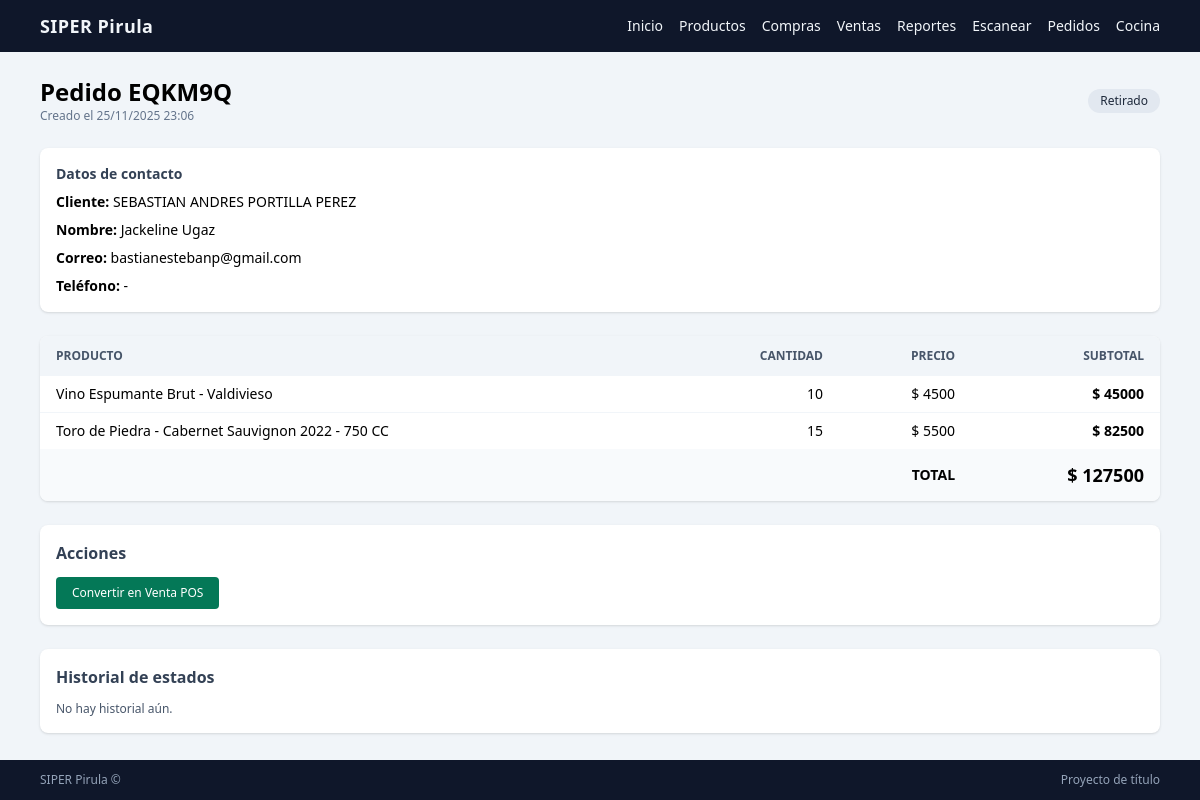
The page /pedidos/9/ (signed in) on the database its author committed.
### pedidos/models.py (models this page shows, shortened)
class Pedido(models.Model):
    EST_RECIBIDO = "RECIBIDO"
    EST_PREPARANDO = "PREPARANDO"
    EST_LISTO = "LISTO"
    EST_RETIRADO = "RETIRADO"
    EST_CANCELADO = "CANCELADO"
    EST_NO_RETIRA = "NO_RETIRA"
    ESTADO_CHOICES = [
        (EST_RECIBIDO, "Recibido"),
        (EST_PREPARANDO, "Preparando"),
        (EST_LISTO, "Listo para retiro"),
        (EST_RETIRADO, "Retirado"),
        (EST_CANCELADO, "Cancelado"),
        (EST_NO_RETIRA, "No retira"),
    ]
    negocio = models.ForeignKey(
        Negocio,
        on_delete=models.PROTECT,
        related_name="pedidos",
    )
    cliente = models.ForeignKey(
        Cliente,
        on_delete=models.SET_NULL,
        null=True,
        blank=True,
        related_name="pedidos",
    )
    codigo = models.CharField(
        max_length=16,
        unique=True,
        help_text="Código corto para mostrar al cliente (ej: ABC123).",
    )
    fecha = models.DateTimeField(auto_now_add=True)
    estado = models.CharField(
        max_length=20,
        choices=ESTADO_CHOICES,
        default=EST_RECIBIDO,
    )
    nombre = models.CharField(max_length=120, blank=True, null=True)
    correo = models.EmailField(blank=True, null=True)
    telefono = models.CharField(max_length=40, blank=True, null=True)
    total_monto = models.PositiveIntegerField(default=0)
    class Meta:
        db_table = "pedido"
        ordering = ["-fecha"]
    @property
    def total(self) -> int:
        return sum(item.subtotal for item in self.items.all())

class Cliente(models.Model):
    negocio = models.ForeignKey(
        Negocio,
        on_delete=models.PROTECT,
        related_name="clientes",
    )
    nombre = models.CharField(max_length=120)
    correo = models.EmailField(blank=True, null=True)
    telefono = models.CharField(max_length=40, blank=True, null=True)
    activo = models.BooleanField(default=True)
    class Meta:
        db_table = "cliente"
        ordering = ["nombre"]

class PedidoItem(models.Model):
    pedido = models.ForeignKey(
        Pedido,
        on_delete=models.CASCADE,
        related_name="items",
    )
    producto = models.ForeignKey(
        Producto,
        on_delete=models.PROTECT,
        related_name="pedido_items",
    )
    cantidad = models.PositiveIntegerField()
    precio = models.PositiveIntegerField(
        help_text="Precio unitario en pesos chilenos.",
    )
    class Meta:
        db_table = "pedido_item"
    @property
    def subtotal(self) -> int:
        return self.cantidad * self.precio

### inventario/models.py (models this page shows, shortened)
class Producto(models.Model):
    negocio = models.ForeignKey(Negocio, on_delete=models.PROTECT)
    sku = models.CharField(max_length=40, blank=True, null=True)
    ean = models.CharField("Código de barras", max_length=40, unique=True)
    nombre = models.CharField(max_length=120)
    categoria = models.ForeignKey(Categoria, on_delete=models.PROTECT)
    precio = models.PositiveIntegerField(default=0, help_text="Precio de venta en pesos chilenos")
    costo = models.PositiveIntegerField(default=0, help_text="Costo en pesos chilenos")
    stock_min = models.IntegerField(default=0)
    ubicacion = models.CharField(max_length=60, blank=True, null=True)
    activo = models.BooleanField(default=True)
    imagen = models.ImageField(
        upload_to="productos/",
        blank=True,
        null=True,
    )
    class Meta:
        db_table = "producto"

### pedidos/views.py (the view)
# urls.py: path("<int:pk>/", views.PedidoDetalleView.as_view(), name="pedido_detalle"),
class PedidoDetalleView(LoginRequiredMixin, DetailView):
    model = Pedido
    template_name = "pedidos/pedido_detalle.html"
    context_object_name = "pedido"
    def get_queryset(self):
        negocio = self.request.user.perfilusuario.negocio
        return Pedido.objects.filter(negocio=negocio)

### templates/pedidos/pedido_detalle.html (shortened to what this page needs)
{% extends "core/base.html" %}
{% block content %}
<div class="space-y-6">
    <div class="flex justify-between items-center">
        <div>
            <h1 class="text-2xl font-bold">Pedido {{ pedido.codigo }}</h1>
            <p class="text-xs text-slate-500">
                Creado el {{ pedido.fecha|date:"d/m/Y H:i" }}
            </p>
        </div>
        <div>
            <span class="inline-flex px-3 py-1 text-xs rounded-full bg-slate-200 text-slate-800">
                {{ pedido.get_estado_display }}
            </span>
        </div>
    </div>
    <section class="bg-white rounded-lg shadow p-4 space-y-2 text-sm">
        <h2 class="font-semibold text-slate-700">Datos de contacto</h2>
        <div><strong>Cliente:</strong> {{ pedido.cliente.nombre|default:"-" }}</div>
        <div><strong>Nombre:</strong> {{ pedido.nombre|default:"-" }}</div>
        <div><strong>Correo:</strong> {{ pedido.correo|default:"-" }}</div>
        <div><strong>Teléfono:</strong> {{ pedido.telefono|default:"-" }}</div>
    </section>
    <section class="bg-white rounded-lg shadow overflow-hidden">
        <table class="min-w-full text-sm">
            <thead class="bg-slate-100 text-xs uppercase text-slate-600">
                <tr>
                    <th class="px-4 py-3 text-left">Producto</th>
                    <th class="px-4 py-3 text-right">Cantidad</th>
                    <th class="px-4 py-3 text-right">Precio</th>
                    <th class="px-4 py-3 text-right">Subtotal</th>
                </tr>
            </thead>
            <tbody class="divide-y divide-slate-100">
                {% for item in pedido.items.all %}
                <tr>
                    <td class="px-4 py-2">{{ item.producto.nombre }}</td>
                    <td class="px-4 py-2 text-right">{{ item.cantidad }}</td>
                    <td class="px-4 py-2 text-right">$ {{ item.precio|floatformat:0 }}</td>
                    <td class="px-4 py-2 text-right font-semibold">
                        $ {{ item.subtotal|floatformat:0 }}
                    </td>
                </tr>
                {% endfor %}
            </tbody>
            <tfoot class="bg-slate-50">
                <tr>
                    <td colspan="3" class="px-4 py-3 text-right font-semibold">
                        TOTAL
                    </td>
                    <td class="px-4 py-3 text-right font-bold text-lg">
                        $ {{ pedido.total|floatformat:0 }}
                    </td>
                </tr>
            </tfoot>
        </table>
    </section>
    <section class="bg-white rounded-lg shadow p-4 space-y-3">
        <h2 class="font-semibold text-slate-700">Acciones</h2>
        <div class="flex flex-wrap gap-2">
              {% if pedido.items.all %}
                <a href="{% url 'pedidos:pedido_convertir_venta' pedido.pk %}"
                   class="px-4 py-2 text-xs rounded bg-emerald-700 text-white hover:bg-emerald-600">
                    Convertir en Venta POS
                </a>
            {% endif %}
        </div>
    </section>
    <section class="bg-white rounded-lg shadow p-4">
        <h2 class="font-semibold text-slate-700 mb-3">Historial de estados</h2>
        <ul class="space-y-2 text-xs text-slate-600">
            {% for log in pedido.estado_log.all %}
                <li class="flex justify-between border-b pb-1">
                    <span>{{ log.get_estado_display|default:log.estado }}</span>
                    <span>{{ log.fecha|date:"d/m/Y H:i" }}</span>
                </li>
            {% empty %}
                <li>No hay historial aún.</li>
            {% endfor %}
        </ul>
    </section>
</div>
{% endblock %}

### rows shown on the page
Pedido: codigo "EQKM9Q", fecha "25/11/2025 23:06", estado "Retirado", cliente.nombre "SEBASTIAN ANDRES PORTILLA PEREZ", nombre "Jackeline Ugaz", correo "bastianestebanp@gmail.com", telefono "-", total "127500"
PedidoItem: producto.nombre "Vino Espumante Brut - Valdivieso", cantidad "10", precio "4500", subtotal "45000"
PedidoItem: producto.nombre "Toro de Piedra - Cabernet Sauvignon 2022 - 750 CC", cantidad "15", precio "5500", subtotal "82500"
